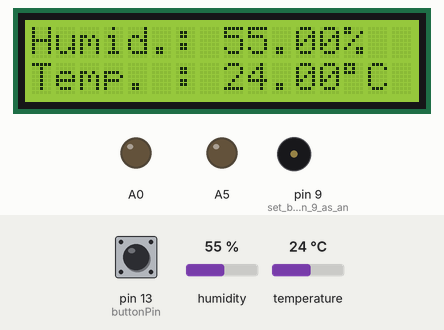
Bench run of a sketch on a simulated Arduino Uno, built with avr-gcc and run on an emulated ATmega328P. Shown: 16×2 character LCD, output pins drawn as LEDs (lit = HIGH), buzzer (waves = sounding). Dashed ring = blinking. Inputs (shaded band) come from the test bench; at power-on: pin 13 (buttonPin) LOW, temperature 24 °C, humidity 55 %.

Above: at 5.6 s.
5.7 s: pin 13 (buttonPin) pulled HIGH for 1.25 s
At 6.9 s:
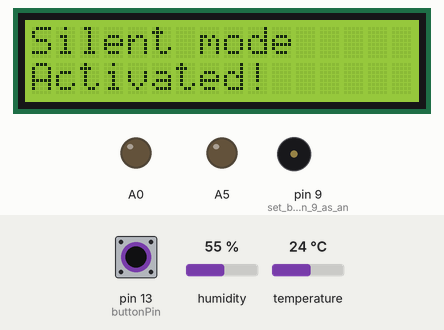
8.4 s: pin 13 (buttonPin) pulled HIGH for 3.2 s
At 11.0 s:
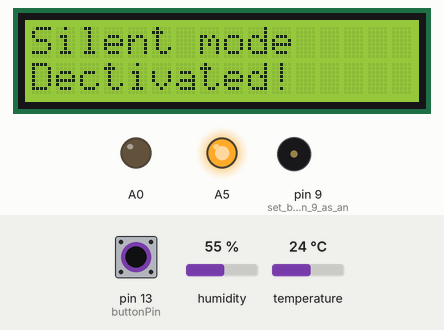
13.1 s: temperature set to 26 °C
At 13.7 s:
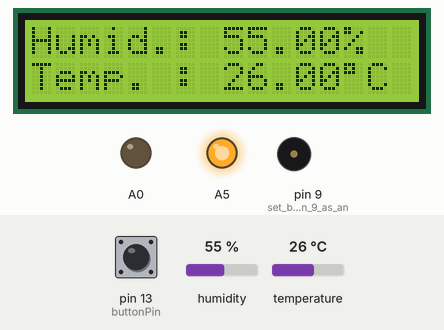
15.3 s: temperature set to 29 °C
At 15.7 s:
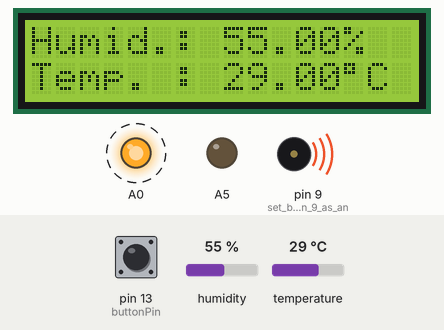
21.5 s: pin 13 (buttonPin) pulled HIGH for 1.25 s
At 24.8 s:
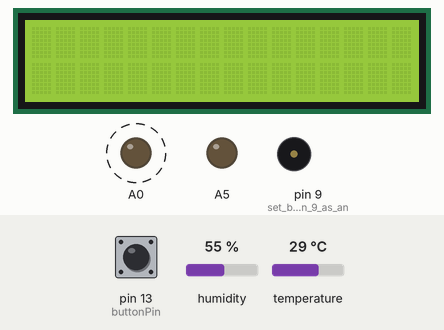
28.9 s: humidity set to 22 %
At 30.0 s:
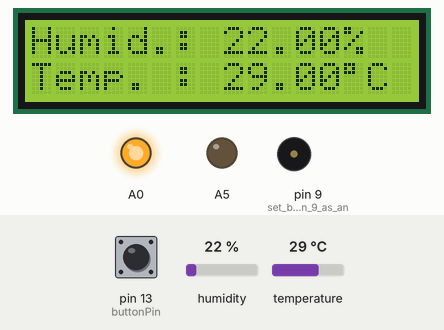
Timing chart, 0 to 32.1 s (numbered marks = the images above; inputs shaded):
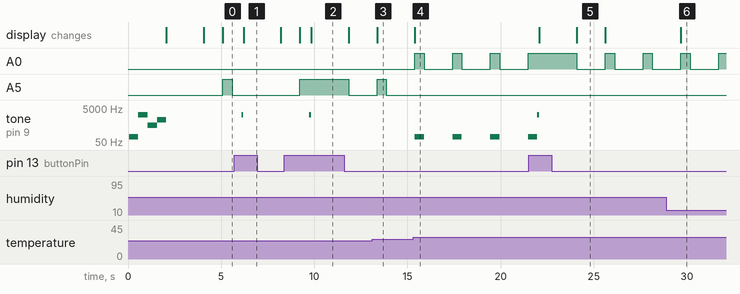

Measured:
- the behaviour switches between 27 and 28 °C on temperature (found by bisection; images 3 and 4)
- after the input at 5.7 s, A5: stays LOW (without the input it goes to HIGH after 1.4 s); tone on pin 9 (set_buzzer_-_pin_9_as_an): silent → 2000 Hz after 0.40 s, → silent 0.10 s later; the display: changes after 0.50 s (image 1)
- after the input at 8.4 s, tone on pin 9 (set_buzzer_-_pin_9_as_an): silent → 2000 Hz after 1.3 s, → silent 0.10 s later; the display: first differs from a run without the input after 1.4 s (image 2)
- after the input at 13.1 s, the display: changes after 0.27 s (image 3)
- after the input at 15.3 s, A0: alternates HIGH for 0.50 s and LOW for 1.5 s, starting after 0.10 s; A5: stops changing and stays LOW; tone on pin 9 (set_buzzer_-_pin_9_as_an): alternates 100 Hz for 0.50 s and silent for 1.5 s, starting after 0.10 s; the display: changes after 0.10 s (image 4)
- after the input at 21.5 s, the display: first changes after 0.59 s (image 5 shows a later state)
- after the input at 28.9 s, the display: changes after 0.77 s (image 6)

The sketch:

sketch_DHT11_TempAndHumidity.ino
```cpp
// Created by team PejalanKaki (Brain, Hafizh, Nobel, Reyhan, Yoga)
// PRD I
// Reference: Arduino Project Hub, Arduino Tutorials on https://www.arduino.cc/en/tutorial/

#include <DHT.h>                       //include DHTxx Library
#include <LiquidCrystal.h>                   //include LCD Library

#define DHTPIN A1                      //dht signal on Analog (digital hybrid) pin A1
#define DHTTYPE DHT11                     // DHT 11, blue one
const int rs = 7, en = 6, d4 = 5, d5 = 4, d6 = 3, d7 = 2; //define pin being used by LCD
const int buttonPin = 13;                //define pin being used by button

DHT dht(DHTPIN, DHTTYPE);
LiquidCrystal lcd(rs, en, d4, d5, d6, d7);    //assign pin being used by LCD

//variable
int buttonState = 0;
int silent = 0;

void setup() {
  pinMode(9, OUTPUT); //set buzzer - pin 9 as an output
  //set both LED (Green and Red) as output
  pinMode(A0, OUTPUT);
  pinMode(A5, OUTPUT);
  //set button as input
  pinMode(buttonPin, INPUT);
  dht.begin();
    // set up the LCD's number of columns and rows:
    // variety of delays are intended for aesthetical purpose
    // we also add tones to make a 'booting' sound
  lcd.begin(16, 2);
  tone(9, 100);
  lcd.setCursor(0, 0);
  lcd.print("Hello");
  delay(500);
  tone(9, 2000);
  delay(500);
  tone(9, 500);
  delay(500);
  tone(9, 1000);
  delay(500);
  noTone(9);
  lcd.setCursor(0, 1);
  lcd.print("FromTheOtherSide");
  delay(2000);            // 2 secs delay
  lcd.clear();            // clear the lcd

}

void loop() {
  // Read the sta te of the pushbutton value
  buttonState = digitalRead(buttonPin);

  // button pressed condition
  if(buttonState == HIGH){
    //enter silent mode
    if(silent == 0){
      tone(9, 2000);
      silent = 1;
      delay(100);
      noTone(9);
      lcd.clear();
      lcd.print("Silent mode");
      lcd.setCursor(0, 1);
      lcd.print("Activated!");
      delay(2000);
      lcd.clear();
    }
    //cancel the silent mode
    else if(silent == 1){
      tone(9, 2000);
      silent = 0;
      delay(100);
      noTone(9);
      lcd.clear();
      lcd.print("Silent mode");
      lcd.setCursor(0, 1);
      lcd.print("Dectivated!");
      delay(2000);
      lcd.clear();
    }
  }

  // Wait for a second between measurements.
  delay(1000);

  // Reading temperature or humidity takes about 250 milliseconds!
  // Sensor readings may also be up to 2 seconds 'old' (its a very slow sensor)
  float h = dht.readHumidity();
  // Read temperature as Celsius (the default)
  float t = dht.readTemperature();

  //print the final measurement to LCD Output
  lcd.setCursor(0, 0);
  lcd.print("Humid.: ");
  lcd.setCursor(8, 0);
  lcd.print(h);
  lcd.print(char(37));       //percentage symbol
  lcd.setCursor(0, 1);
  lcd.print("Temp. : ");
  lcd.setCursor(8, 1);
  lcd.print(t);
  lcd.print((char)223);       // degree symbol
  lcd.print("C");          // C character

  if (t > 27) {
    //blink the LED on PIN A0 if the temperature is greater than 27 degrees Celcius
    if (silent == 0){
      digitalWrite(A0, HIGH);     // turn the LED on (HIGH is the voltage level)
      tone(9, 100);           //send 100Hz sound signal
      delay(500);             // wait for half a second (500ms)

        // Read the state of the pushbutton value
      buttonState = digitalRead(buttonPin);

       // button pressed condition
      if(buttonState == HIGH){
       //enter silent mode
      if(silent == 0){
        tone(9, 2000);
        silent = 1;
        delay(100);
        noTone(9);
        lcd.clear();
        lcd.print("Silent mode");
        lcd.setCursor(0, 1);
        lcd.print("Activated!");
        delay(2000);
        lcd.clear();
      }
      //cancel the silent mode
     else if(silent == 1){
        tone(9, 2000);
        silent = 0;
        delay(100);
        noTone(9);
        lcd.clear();
        lcd.print("Silent mode");
        lcd.setCursor(0, 1);
        lcd.print("Dectivated!");
        delay(2000);
        lcd.clear();
        }
      }

      digitalWrite(A0, LOW);      // turn the LED off by making the voltage LOW
      noTone(9);                 // stop sound
      delay(500);              // wait for half a second (500ms)
    }

    else if (silent == 1){
      digitalWrite(A0, HIGH); // turn the LED on (HIGH is the voltage level)
      delay(500);               // wait for half a second (500ms)
      // Read the state of the pushbutton value
      buttonState = digitalRead(buttonPin);
       // button pressed condition
      if(buttonState == HIGH){
       //enter silent mode
       if(silent == 0){
        tone(9, 2000);
        silent = 1;
        delay(100);
        noTone(9);
        lcd.clear();
        lcd.print("Silent mode");
        lcd.setCursor(0, 1);
        lcd.print("Activated!");
        delay(2000);
        lcd.clear();
       }
      //cancel the silent mode
       else if(silent == 1){
        tone(9, 2000);
        silent = 0;
        delay(100);
        noTone(9);
        lcd.clear();
        lcd.print("Silent mode");
        lcd.setCursor(0, 1);
        lcd.print("Dectivated!");
        delay(2000);
        lcd.clear();
       }
      }

      digitalWrite(A0, LOW);    // turn the LED off by making the voltage LOW
      delay(500);           // wait for half a second (500ms)
    }
  }
  else if (t <= 27) {
	 //blink green LED
    digitalWrite(A5, HIGH);    // turn the LED on (HIGH is the voltage level)
    delay(500);                  // wait for half a second (500ms)

     // Read the state of the pushbutton value
      buttonState = digitalRead(buttonPin);

       // button pressed condition
      if(buttonState == HIGH){
       //enter silent mode
      if(silent == 0){
        tone(9, 2000);
        silent = 1;
        delay(100);
        noTone(9);
        lcd.clear();
        lcd.print("Silent mode");
        lcd.setCursor(0, 1);
        lcd.print("Activated!");
        delay(2000);
        lcd.clear();
        }
      //cancel the silent mode
     else if(silent == 1){
        tone(9, 2000);
        silent = 0;
        delay(100);
        noTone(9);
        lcd.clear();
        lcd.print("Silent mode");
        lcd.setCursor(0, 1);
        lcd.print("Dectivated!");
        delay(2000);
        lcd.clear();
        }
      }

    digitalWrite(A5, LOW);       // turn the LED off by making the voltage LOW
    delay(500);
    }
}
```
